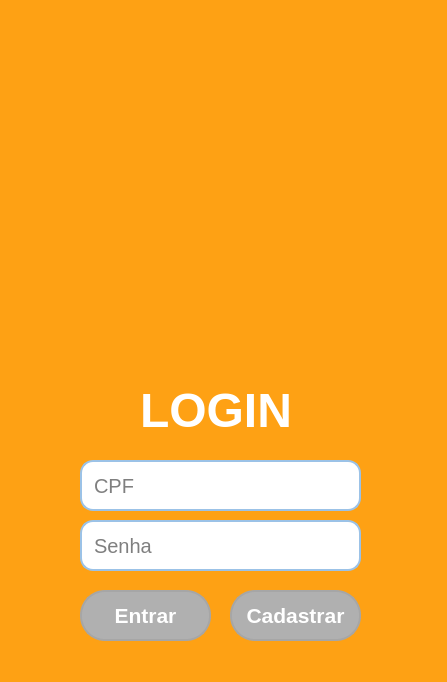
<?xml version="1.0" encoding="UTF-8"?>
<ui version="4.0">
 <class>MainWindow</class>
 <widget class="QMainWindow" name="MainWindow">
  <property name="geometry">
   <rect>
    <x>0</x>
    <y>0</y>
    <width>447</width>
    <height>682</height>
   </rect>
  </property>
  <property name="windowTitle">
   <string>MainWindow</string>
  </property>
  <property name="styleSheet">
   <string notr="true">background-color: rgb(254, 161, 20);</string>
  </property>
  <widget class="QWidget" name="centralwidget">
   <widget class="QPushButton" name="pushButton">
    <property name="geometry">
     <rect>
      <x>230</x>
      <y>590</y>
      <width>131</width>
      <height>51</height>
     </rect>
    </property>
    <property name="font">
     <font>
      <pointsize>16</pointsize>
      <weight>75</weight>
      <bold>true</bold>
     </font>
    </property>
    <property name="styleSheet">
     <string notr="true">QPushButton {	
	color: rgb(255, 255, 255);
	background-color: rgb(176, 176, 176);
	border: 2px solid rgb(166, 166, 166); 
	border-radius: 25px;
}

QPushButton:hover {
	background-color: rgb(166, 166, 166);
	border: 2px solid rgb(138, 138, 138); 
}

QPushButton:pressed {
	background-color: rgb(250, 230, 0);
	border: 2px solid rgb(255, 165, 24); 
}</string>
    </property>
    <property name="text">
     <string>Cadastrar</string>
    </property>
   </widget>
   <widget class="QLineEdit" name="lineEdit">
    <property name="geometry">
     <rect>
      <x>80</x>
      <y>460</y>
      <width>281</width>
      <height>51</height>
     </rect>
    </property>
    <property name="font">
     <font>
      <pointsize>15</pointsize>
     </font>
    </property>
    <property name="styleSheet">
     <string notr="true">QLineEdit{
	background-color: rgb(255, 255, 255);
	border: 2px solid rgb(155, 194, 231);
	border-radius: 13px;
	padding: 10px;
}
QLineEdit:hover{
	border: 2px solid rgb(255, 207, 0);
}

QLineEdit:focus{
	border: 2px solid rgb(255, 165, 0);
	color: rgb(0, 0, 0);
}
</string>
    </property>
    <property name="maxLength">
     <number>11</number>
    </property>
    <property name="placeholderText">
     <string>CPF</string>
    </property>
   </widget>
   <widget class="QLabel" name="label">
    <property name="geometry">
     <rect>
      <x>140</x>
      <y>370</y>
      <width>161</width>
      <height>81</height>
     </rect>
    </property>
    <property name="font">
     <font>
      <pointsize>36</pointsize>
      <weight>75</weight>
      <bold>true</bold>
     </font>
    </property>
    <property name="styleSheet">
     <string notr="true">color: rgb(255, 255, 255);</string>
    </property>
    <property name="text">
     <string>LOGIN</string>
    </property>
   </widget>
   <widget class="QPushButton" name="pushButton_2">
    <property name="geometry">
     <rect>
      <x>80</x>
      <y>590</y>
      <width>131</width>
      <height>51</height>
     </rect>
    </property>
    <property name="font">
     <font>
      <pointsize>16</pointsize>
      <weight>75</weight>
      <bold>true</bold>
     </font>
    </property>
    <property name="styleSheet">
     <string notr="true">QPushButton {	
	color: rgb(255, 255, 255);
	background-color: rgb(176, 176, 176);
	border: 2px solid rgb(166, 166, 166); 
	border-radius: 25px;
}

QPushButton:hover {
	background-color: rgb(166, 166, 166);
	border: 2px solid rgb(138, 138, 138); 
}

QPushButton:pressed {
	background-color: rgb(250, 230, 0);
	border: 2px solid rgb(255, 165, 24); 
}</string>
    </property>
    <property name="text">
     <string>Entrar</string>
    </property>
   </widget>
   <widget class="QLineEdit" name="lineEdit_2">
    <property name="geometry">
     <rect>
      <x>80</x>
      <y>520</y>
      <width>281</width>
      <height>51</height>
     </rect>
    </property>
    <property name="font">
     <font>
      <pointsize>15</pointsize>
     </font>
    </property>
    <property name="styleSheet">
     <string notr="true">QLineEdit{
	background-color: rgb(255, 255, 255);
	border: 2px solid rgb(155, 194, 231);
	border-radius: 13px;
	padding: 10px;
}
QLineEdit:hover{
	border: 2px solid rgb(255, 207, 0);
}

QLineEdit:focus{
	border: 2px solid rgb(255, 165, 0);
	color: rgb(0, 0, 0);
}
</string>
    </property>
    <property name="text">
     <string/>
    </property>
    <property name="echoMode">
     <enum>QLineEdit::Password</enum>
    </property>
    <property name="placeholderText">
     <string>Senha</string>
    </property>
   </widget>
   <widget class="QLabel" name="label_2">
    <property name="geometry">
     <rect>
      <x>90</x>
      <y>40</y>
      <width>231</width>
      <height>351</height>
     </rect>
    </property>
    <property name="text">
     <string/>
    </property>
    <property name="pixmap">
     <pixmap>imagens/Astronalta Notebook1.png</pixmap>
    </property>
   </widget>
  </widget>
  <widget class="QStatusBar" name="statusbar"/>
 </widget>
 <resources/>
 <connections/>
</ui>
